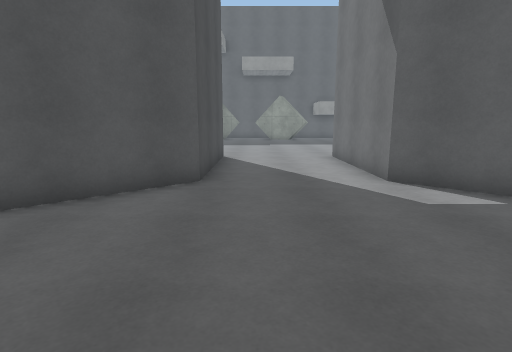
View 1 (above)

18 first-person views from a walk through a scene from a Unity 3-D project. The camera is 1.4 m above the floor, tilts 10° down and sees 80° across. The floor is counted in squares, 1 m on a side. Each view is taken from the middle of a square. On the plan, view 1 faces up. The plan holds only what a view shows up to about 14 squares ahead; the rest is blank. The place goes on beyond the plan. The player character is not drawn. Surface patterns are stand-ins for the level's own textures.

View 2
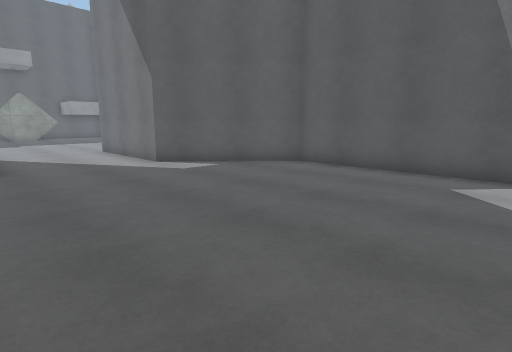

View 3
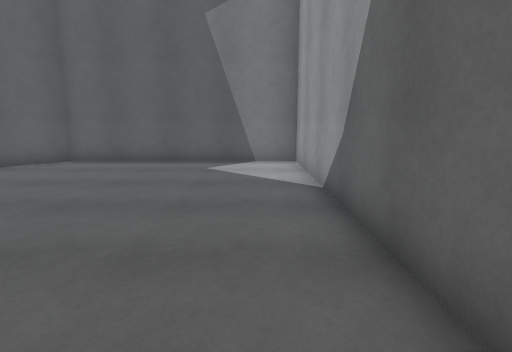

View 4
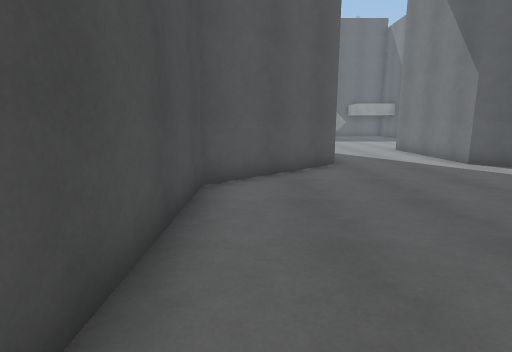

View 5
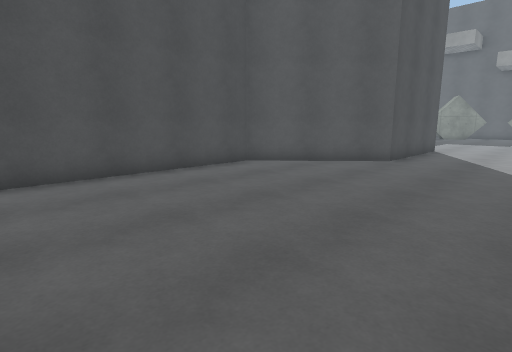

View 6
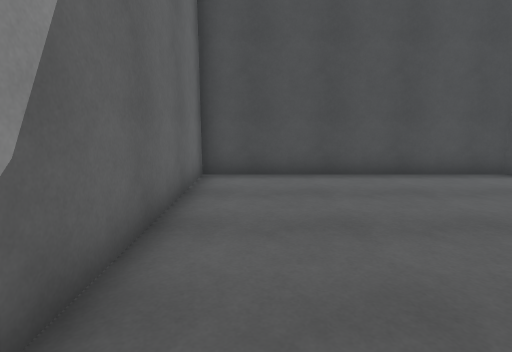

View 7
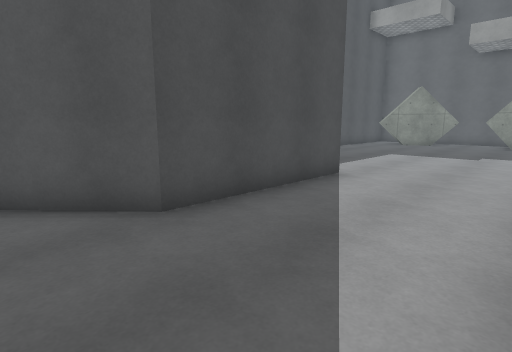

View 8
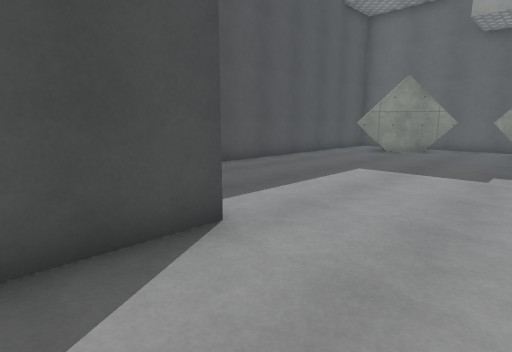

View 9
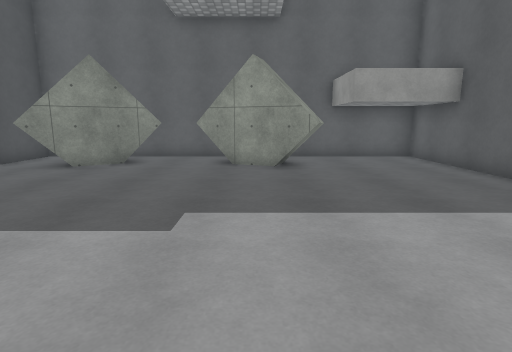

View 10
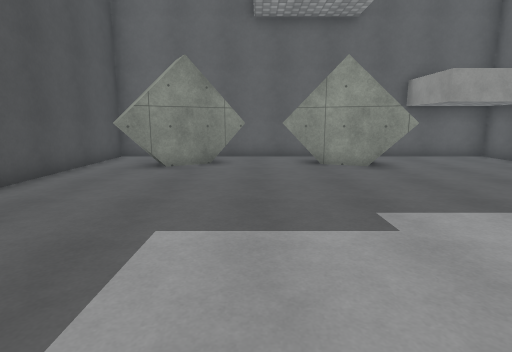

View 11
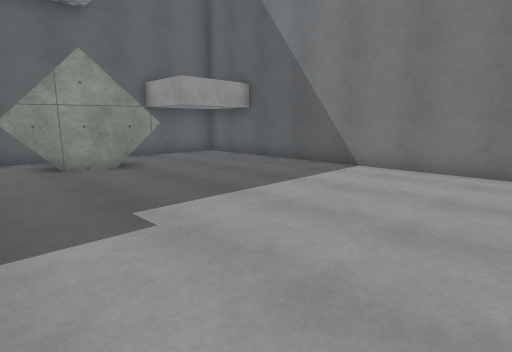

View 12
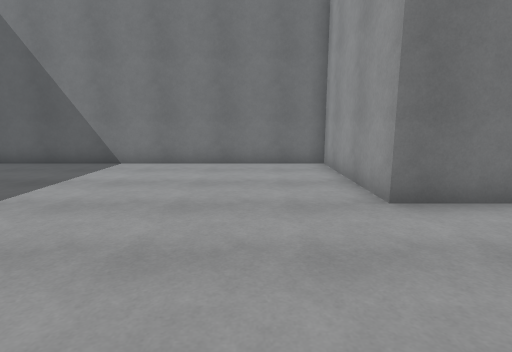

View 13
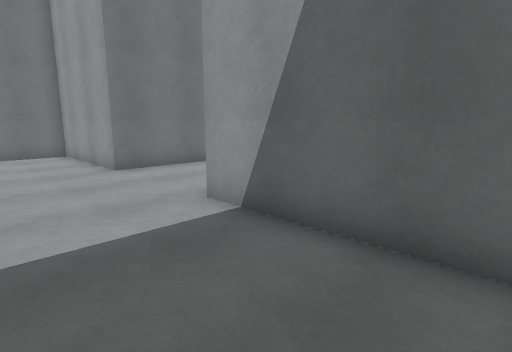

View 14
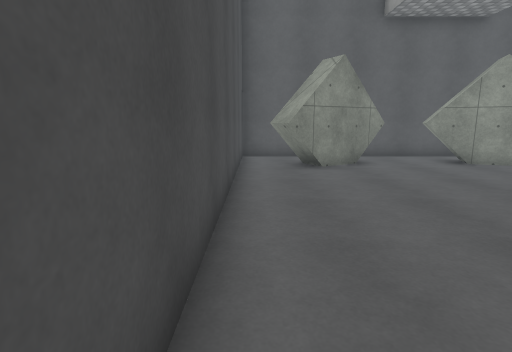

View 15
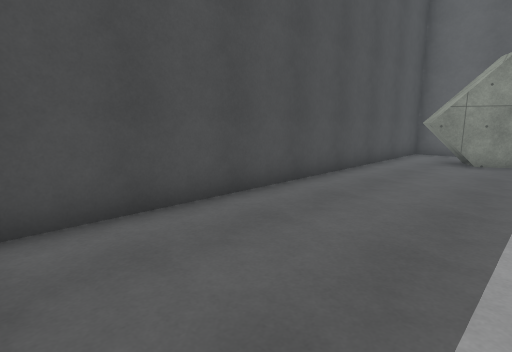

View 16
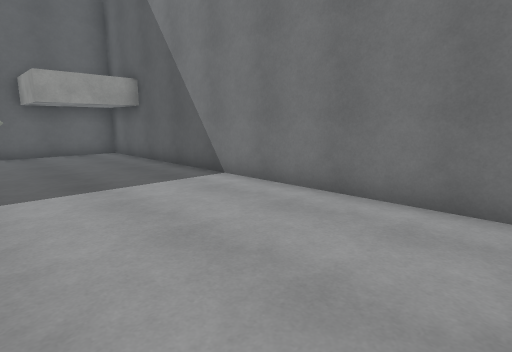

View 17
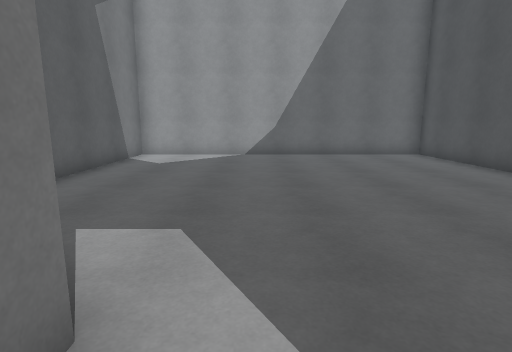

View 18
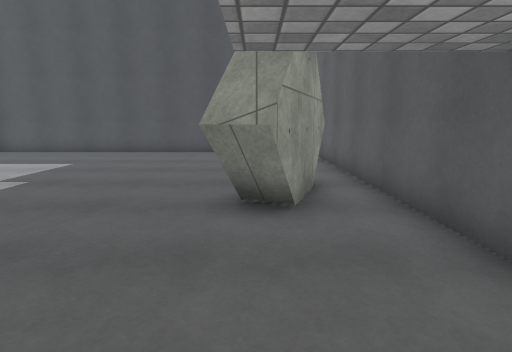

### Floor plan
Key: @ floor where view 1 was taken; # wall or solid block; x gap in a wall; . floor.
Columns run from 7 left of view 1 to 9 right of it. Each row starts with its distance up from view 1.
 28 #################
 27 #....x.x........#
 26 #.. ##.###......#
 25 #.###....###....#
 24 #...............#
 23 #...............#
 22 #...............#
 21 #...............#
 20 #...............#
 19 #...............#
 18 #...............#
 17 #...............#
 16 #...............#
 15 #...............#
 14 #...............#
 13 #...............#
 12 ######....#######
 11      #....#
 10      #....#
  9      #....#
  8      #....##
  7     ##.....##
  6    ##.......##
  5   ##.........##
  4   #...........#
  3   #...........#
  2   #...........#
  1   #...........#
  0   #....@......#
 -1   #...........#
 -2   #...........#
 -3   #...........#
 -4   #...........#
 -5   #############

Where each view was taken, in squares from view 1:
view 1: 0 up, 0 right, facing up
view 2: 3 down, 2 left, facing up-right
view 3: 3 down, 4 left, facing right
view 4: 3 down, 4 left, facing up
view 5: 4 down, 3 right, facing up-left
view 6: 3 down, 3 right, facing left
view 7: 5 up, 3 right, facing up-left
view 8: 10 up, 2 right, facing up-left
view 9: 15 up, 2 right, facing up
view 10: 15 up, 1 left, facing up
view 11: 15 up, 1 left, facing up-right
view 12: 15 up, 2 left, facing right
view 13: 16 up, 6 left, facing down-right
view 14: 15 up, 6 left, facing up
view 15: 13 up, 2 left, facing up-left
view 16: 13 up, 3 right, facing up-right
view 17: 9 up, 2 right, facing down
view 18: 25 up, 8 right, facing left
